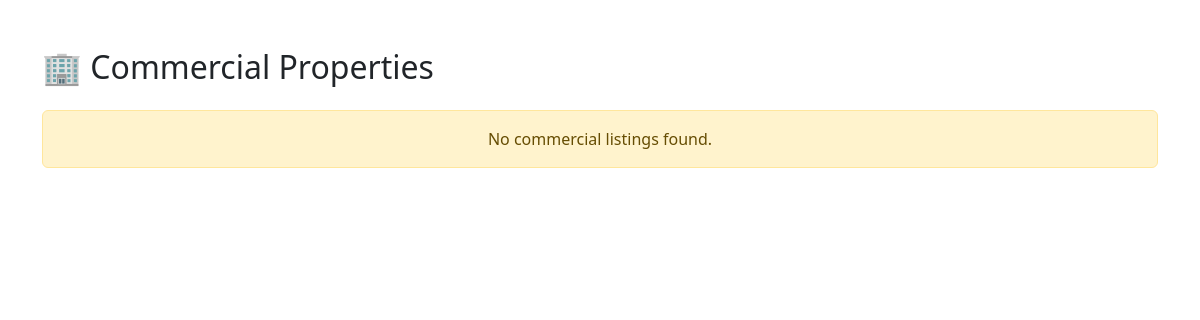
The app's page /commercial/, older data.
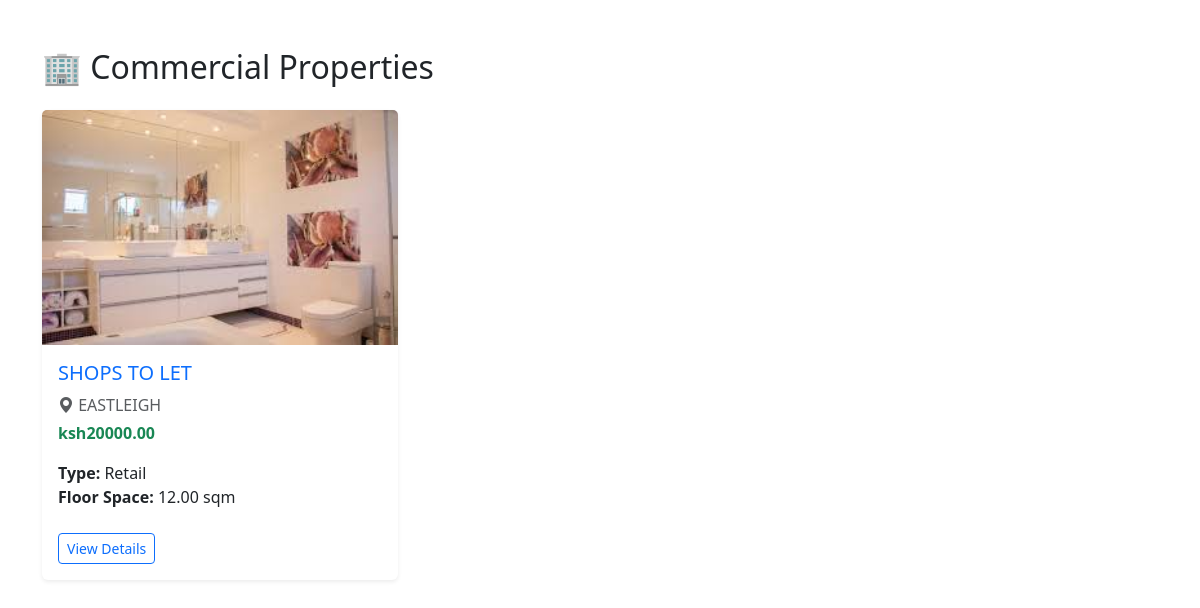
The same page, newer data.
### users/models.py (models this page shows)
class CommercialProperty(models.Model):
    COMMERCIAL_TYPE_CHOICES = (
        ('Office', 'Office'),
        ('Retail', 'Retail'),
        ('Warehouse', 'Warehouse'),
        ('Industrial', 'Industrial'),
    )
    user = models.ForeignKey(User, on_delete=models.CASCADE, related_name='commercial_properties')
    title = models.CharField(max_length=100)
    description = models.TextField()
    price = models.DecimalField(max_digits=12, decimal_places=2)
    location = models.CharField(max_length=100)
    commercial_type = models.CharField(max_length=30, choices=COMMERCIAL_TYPE_CHOICES)
    floor_space = models.DecimalField(max_digits=10, decimal_places=2, help_text="In square meters")
    parking_spaces = models.IntegerField(null=True, blank=True)
    picture1 = models.ImageField(upload_to='commercial_images/', null=True, blank=True)
    picture2 = models.ImageField(upload_to='commercial_images/', null=True, blank=True)
    picture3 = models.ImageField(upload_to='commercial_images/', null=True, blank=True)
    is_available = models.BooleanField(default=True)
    created_at = models.DateTimeField(auto_now_add=True)
    slug = models.SlugField(unique=True, blank=True)

### users/views.py (the view)
# urls.py: path('commercial/', commercial_list_view, name='commercial_list'),
def commercial_list_view(request):
    properties = CommercialProperty.objects.all()
    return render(request, 'users/commercial_list.html', {'properties': properties})

### users/templates/users/commercial_list.html
{% extends "users/base.html" %}
{% block content %}
<div class="container py-5">
  <div class="d-flex justify-content-between align-items-center mb-4">
    <h2 class="mb-0">🏢 Commercial Properties</h2>
  </div>
  {% if properties %}
    <div class="row row-cols-1 row-cols-md-2 row-cols-lg-3 g-4">
      {% for property in properties %}
        <div class="col">
          <div class="card h-100 shadow-sm border-0">
            {% if property.picture1 %}
              <img src="{{ property.picture1.url }}" class="card-img-top" alt="{{ property.title }}">
            {% else %}
              <img src="https://via.placeholder.com/400x250?text=No+Image" class="card-img-top" alt="No image">
            {% endif %}
            <div class="card-body">
              <h5 class="card-title text-primary">{{ property.title }}</h5>
              <p class="card-text text-muted mb-1">
                <i class="bi bi-geo-alt-fill"></i> {{ property.location }}
              </p>
              <p class="card-text fw-bold text-success">ksh{{ property.price }}</p>
              <p class="card-text">
                <strong>Type:</strong> {{ property.commercial_type }}<br>
                <strong>Floor Space:</strong> {{ property.floor_space }} sqm
              </p>
              <a href="{% url 'commercial_detail' property.pk %}" class="btn btn-outline-primary btn-sm mt-2">View Details</a>
            </div>
          </div>
        </div>
      {% endfor %}
    </div>
  {% else %}
    <div class="alert alert-warning text-center">No commercial listings found.</div>
  {% endif %}
</div>
{% endblock %}

Row changes from the older to the newer data that the page shows:
added CommercialProperty: picture1 (picture), title "SHOPS TO LET", location "EASTLEIGH", price "20000.00", commercial_type "Retail", floor_space "12.00"
Text that changed along with them:
text no longer shown: "No commercial listings found."
